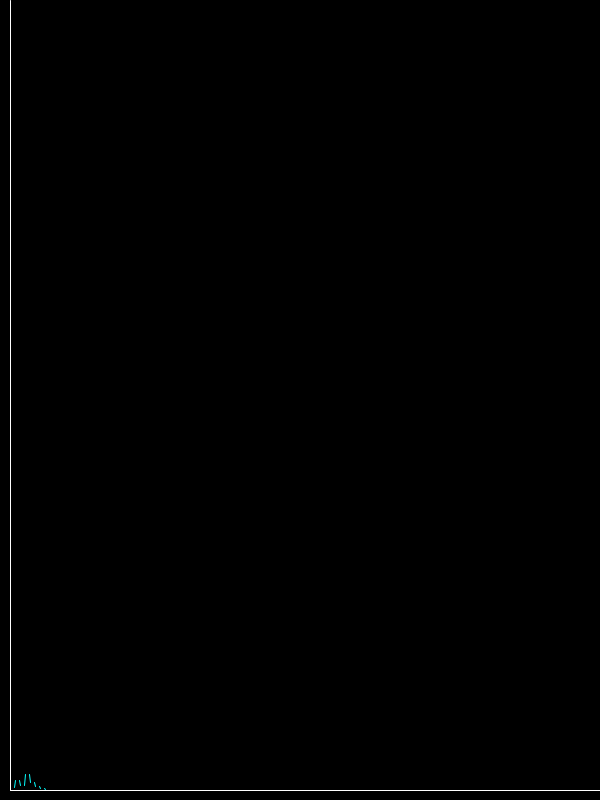
Frame 1 (no input)
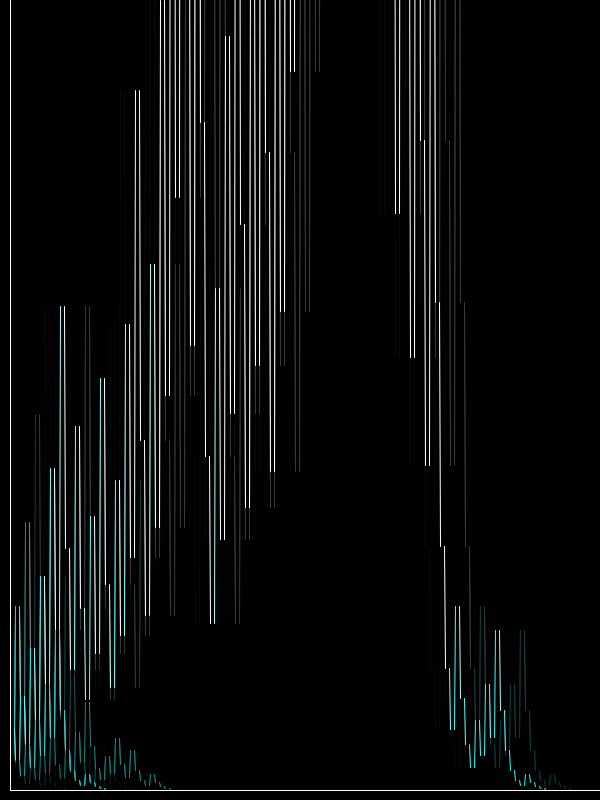
Frame 60 (the mouse pressed at the canvas centre just before this capture)
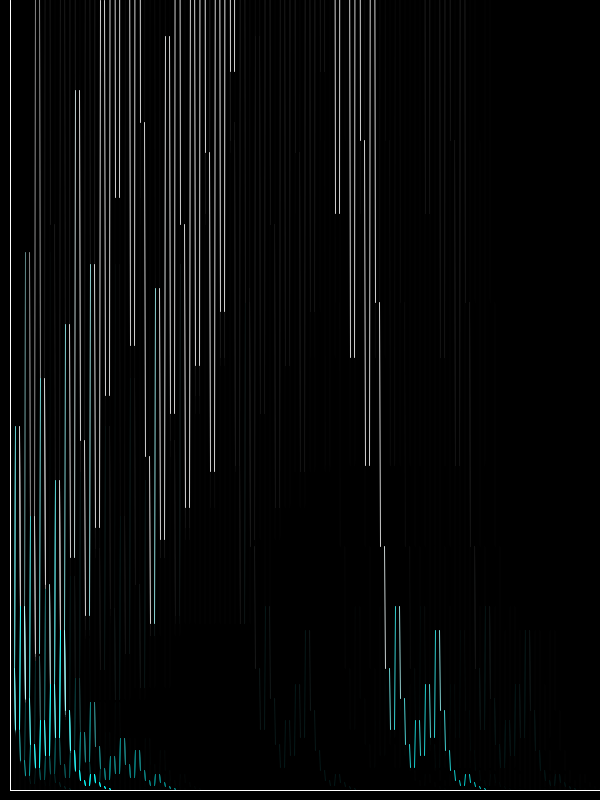
Frame 120 (the mouse held since frame 60 and released just before this capture)

The Processing sketch that drew these frames (run headless with seeded random() and noise(); from frame 60 on, the mouse is pressed at the canvas centre):

// Processing sketch: processing_8762
// ── processing_8762.pde

float n = 3;
float h = 1;

void setup() {
 
  size(600, 800);
  background(0);
  
  frameRate(5);
    
}

void draw() {
   
  backGround();
  
  Collatz(n);
  
  if(keyPressed) {
    keyPressed();
  }
  
  println("n = " + n);
  
  n++;
  
}

void Collatz(float n) {
  
  int f = 0;
  float m = 0;
  float high = 0;
  
  while(n > h) {
    
    m = n;
    
    stroke(n, 255, 255);
  
    if(n%2 == 0) {
      n = n/2;
      //point(f,height - n);
      f+=5;
      
      line(f+9,height - m - 10, f+10,height - n - 10);
      
    }
    else {
      n = 3*n + 1;
      //point(f,height - n);
      f+=5;
      
      line(f+9,height - m - 10, f+10,height - n - 10);
      
    }
    if(n > high) high = n;
    if(n < h) noLoop();
  }
  
  stroke(255);
  line(10,0,10,height-10);
  line(10,height - 10, width, height - 10);
  
  println("length = " + f);
  println("high = " + high);
  
}

void backGround() {
  noStroke();
  fill(0,50);
  rect(0,0,width,height);
}

void keyPressed() {
  
  if(key == CODED) {
    if(keyCode == UP) {
      n++;
      keyCode = LEFT;
    }
    if(keyCode== DOWN) {
      n--;
      keyCode = RIGHT;
    }
  }
}
